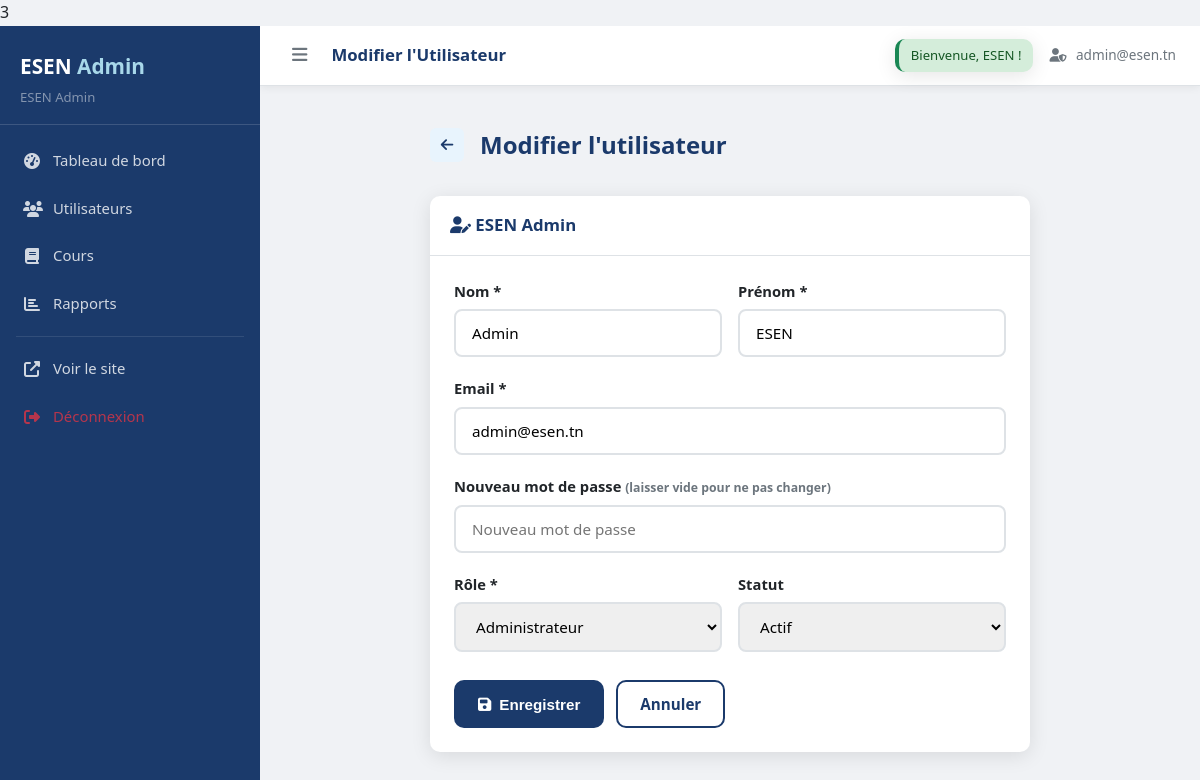
The app's page /?ctrl=admin&action=modifierUtilisateur&id=1 (signed in) with its own data.
### tables this page shows
CREATE TABLE `utilisateurs` (
  `id_user` int(11) NOT NULL,
  `nom` varchar(50) NOT NULL,
  `prenom` varchar(50) NOT NULL,
  `email` varchar(100) NOT NULL,
  `mot_de_passe` varchar(255) NOT NULL,
  `role` enum('admin','professeur','etudiant') DEFAULT 'etudiant',
  `actif` tinyint(1) DEFAULT 1,
  `date_inscription` datetime DEFAULT current_timestamp(),
  `derniere_connexion` datetime DEFAULT NULL
);

### controllers/AdminController.php (called while the page is built, shortened)
<?php
class AdminController extends Controller {
    private UtilisateurModel  $utilisateurModel;
    public function __construct() {
        $this->utilisateurModel  = new UtilisateurModel();
    }
    public function modifierUtilisateur(int $id): void {
        $user = $this->utilisateurModel->findById($id);
        $this->render('admin/modifier_utilisateur', [
            'title' => 'Modifier l\'Utilisateur',
            'user'  => $user,
        ], 'admin');
    }
}

### config/database.php (called while the page is built, shortened)
<?php
class Database {
    private static ?PDO $instance = null;
    public static function getInstance(): PDO {
        if (self::$instance === null) {
            $dsn = sprintf(
                'mysql:host=%s;dbname=%s;charset=%s',
                DB_HOST,
                DB_NAME,
                DB_CHARSET
            );
            $options = [
                PDO::ATTR_ERRMODE            => PDO::ERRMODE_EXCEPTION,
                PDO::ATTR_DEFAULT_FETCH_MODE => PDO::FETCH_ASSOC,
                PDO::ATTR_EMULATE_PREPARES   => false,
                PDO::MYSQL_ATTR_INIT_COMMAND => "SET NAMES 'utf8mb4'"
            ];
            try {
                self::$instance = new PDO($dsn, DB_USER, DB_PASS, $options);
            } catch (PDOException $e) {
                error_log('Erreur de connexion BD: ' . $e->getMessage());
                throw new PDOException('Impossible de se connecter à la base de données.');
            }
        }
        return self::$instance;
    }
}

### core/Model.php (called while the page is built, shortened)
<?php
require_once ROOT_PATH . 'config/database.php';
abstract class Model {
    protected PDO $db;
    protected string $table;
    protected string $primaryKey = 'id';
    public function __construct() {
        $this->db = Database::getInstance();
    }
    public function findById(int $id): array|false {
        $sql = "SELECT * FROM {$this->table} WHERE {$this->primaryKey} = :id";
        $stmt = $this->db->prepare($sql);
        $stmt->execute([':id' => $id]);
        return $stmt->fetch();
    }
}

### views/admin/modifier_utilisateur.php (the view, shortened to what this page needs)
<div class="container" style="padding:40px 20px;max-width:640px">
  <div style="display:flex;align-items:center;gap:16px;margin-bottom:32px">
    <a href="<?= BASE_URL ?>?ctrl=admin&action=utilisateurs" class="btn-icon"><i class="fas fa-arrow-left"></i></a>
    <h1 style="color:var(--primary);font-size:1.5rem">Modifier l'utilisateur</h1>
  </div>
  <div class="card">
    <div class="card-header"><h3><i class="fas fa-user-edit"></i> <?= htmlspecialchars($user['prenom'] . ' ' . $user['nom']) ?></h3></div>
    <div style="padding:24px">
      <form method="POST" action="<?= BASE_URL ?>?ctrl=admin&action=modifierUtilisateur&id=<?= $user['id_user'] ?>">
        <div style="display:grid;grid-template-columns:1fr 1fr;gap:16px">
          <div class="form-group">
            <label>Nom *</label>
            <input type="text" name="nom" required value="<?= htmlspecialchars($user['nom']) ?>" class="form-control">
          </div>
          <div class="form-group">
            <label>Prénom *</label>
            <input type="text" name="prenom" required value="<?= htmlspecialchars($user['prenom']) ?>" class="form-control">
          </div>
        </div>
        <div class="form-group">
          <label>Email *</label>
          <input type="email" name="email" required value="<?= htmlspecialchars($user['email']) ?>" class="form-control">
        </div>
        <div class="form-group">
          <label>Nouveau mot de passe <small style="color:var(--gray)">(laisser vide pour ne pas changer)</small></label>
          <input type="password" name="nouveau_mdp" minlength="6" placeholder="Nouveau mot de passe" class="form-control">
        </div>
        <div style="display:grid;grid-template-columns:1fr 1fr;gap:16px">
          <div class="form-group">
            <label>Rôle *</label>
            <select name="role" class="form-control">
              <option value="admin"      <?= $user['role']==='admin'?'selected':'' ?>>Administrateur</option>
            </select>
          </div>
          <div class="form-group">
            <label>Statut</label>
            <select name="actif" class="form-control">
              <option value="1" <?= $user['actif']?'selected':'' ?>>Actif</option>
            </select>
          </div>
        </div>
        <div style="display:flex;gap:12px;margin-top:8px">
          <button type="submit" class="btn btn-primary"><i class="fas fa-save"></i> Enregistrer</button>
          <a href="<?= BASE_URL ?>?ctrl=admin&action=utilisateurs" class="btn btn-secondary">Annuler</a>
        </div>
      </form>
    </div>
  </div>
</div>

### public/css/style.css (style rules this page uses)
:root { --primary: #1B3A6B; --primary-lt: #2563A8; --accent: #E8F4FD; --success: #198754; --danger: #DC3545; --warning: #FD7E14; --info: #0DCAF0; --dark: #212529; --gray: #6C757D; --light: #F8F9FA; --border: #DEE2E6; --radius: 10px; --shadow: 0 4px 20px rgba(0,0,0,0.10); --transition: 0.25s ease; }
*, *::before, *::after { box-sizing: border-box; margin: 0; padding: 0; }
html { scroll-behavior: smooth; }
body { font-family: 'Segoe UI', Arial, sans-serif; color: var(--dark); background: #fff; line-height: 1.6; }
a { color: var(--primary-lt); text-decoration: none; transition: color var(--transition); }
.container { max-width: 1200px; margin: 0 auto; padding: 0 20px; }
.btn { display: inline-flex; align-items: center; gap: 8px; padding: 10px 22px; border-radius: var(--radius); font-size: 0.95rem; font-weight: 600; cursor: pointer; border: 2px solid transparent; transition: all var(--transition); }
.btn-primary { background: var(--primary); color: #fff; }
.btn-secondary { background: #fff; color: var(--primary); border-color: var(--primary); }
.btn-icon { display: inline-flex; align-items: center; justify-content: center; width: 34px; height: 34px; border-radius: 6px; background: var(--accent); color: var(--primary); font-size: 0.9rem; transition: all var(--transition); }
.form-group { margin-bottom: 20px; }
.form-group label { display: block; font-weight: 600; margin-bottom: 6px; font-size: 0.92rem; }
.form-group input, .form-group select, .form-group textarea { width: 100%; padding: 12px 16px; border: 2px solid var(--border); border-radius: 8px; font-size: 0.95rem; transition: border-color var(--transition); }
.card { background: #fff; border-radius: var(--radius); box-shadow: var(--shadow); overflow: hidden; }
.card-header { display: flex; align-items: center; justify-content: space-between; padding: 16px 20px; border-bottom: 1px solid var(--border); }
.card-header h3 { font-size: 1.05rem; color: var(--primary); }
.admin-body { background: #F1F5F9; }
.form-control { width: 100%; padding: 10px 14px; border: 2px solid var(--border); border-radius: 8px; font-size: 0.92rem; transition: border-color var(--transition), box-shadow var(--transition); font-family: inherit; }

### public/css/admin.css (style rules this page uses)
.admin-body { background: #F0F2F5; margin: 0; padding: 0; font-family: 'Segoe UI', Arial, sans-serif; }

### records on screen
utilisateurs: prenom+nom "ESEN Admin", nom "Admin", prenom "ESEN", email "admin@esen.tn", role "Administrateur", actif "Actif"

### other values on screen
$_SESSION['user']['prenom'] . ' ' . $_SESSION['user']['nom'] "ESEN Admin"
$title "Modifier l'Utilisateur"
$msg "Bienvenue, ESEN !"
$_SESSION['user']['email'] "admin@esen.tn"
